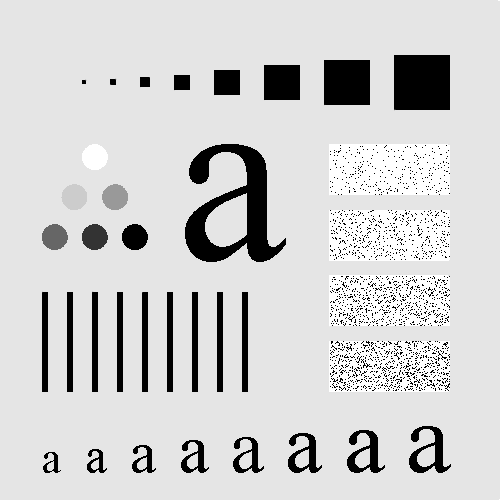
#> input picture img/test-pattern.tif, 500 x 500 px
$ jupyter execute lecture-05.ipynb
#> lines starting #> are read from the running program, lines starting #| are printed output that depends on the picture
# Spatial Filtering
In spatial filtering, the value of a pixel is replaced by a function of the value of the pixel and its neighbours.
Spatial filters can be linear or non-linear.

## Linear Spatial Filtering
Here, we compute the sum-of-product between a kernel $w$ and the image. The kernel size dictates the neighborhood considered. For a kernel of size $m\times n$, both $m$ and $n$ are assumed odd with $m=2a + 1$ and $n=2b+1$. For an $M\times N$ image with an $m\times n$ kernel we obtain the filtered image $g(x,y)$ as

\begin{equation}
g(x,y) = \sum_{s=-a}^a\sum_{t=-b}^b w(s,t)f(x+s,y+t)
\end{equation}

This is also known as spatial correlation

## A. Spatial Correlation and Convolution
In spatial convolution, the correlation kernel is rotated by $180^{\circ}$. This yields

\begin{equation}
g(x,y) = \sum_{s=-a}^a\sum_{t=-b}^b w(s,t)f(x-s,y-t)
\end{equation}

### Zero padding
For a kernel of size $m\times n$, we pad the image with a minumum of $(m-1)/2$ rows of $0's$ at the top and bottom and $(n-1)/2$ columns of $0's$ on the left and right.

### Examples: Figures 3.29 & 3.30 (In the course textbook)
In 1D, the correlation equation becomes
\begin{equation}
g(x) = \sum_{s=-a}^a w(s)f(x+s)
\end{equation}
Correlation with the discrete unit impulse rotates the image by $180^{\circ}$.

Let's look at how to reproduce the examples in figures 3.29 and 3.30 in the Gonzalez & Woods textbook. When `mode` parameter in the `correlate` and `convolve` functions is switched between 'full', and 'same', the output is exactly the same as that described as 'full correlation/convolution result' and 'correlation/convolution result' in figures 3.29 and 3.30 of the textbook.

[cell 1]
# FIGURE 3.29

import numpy as np
from scipy.signal import correlate, convolve

f = np.array([0, 0, 0, 1, 0, 0, 0])
w = np.array([1, 2, 4, 2, 8])

full = correlate(f, w, mode='full')
same = correlate(f, w, mode='same')

print("Correlation")
print(f"Full correlation result: {full}")
print(f"Same correlation result: {same}")

full = convolve(f, w, mode='full')
same = convolve(f, w, mode='same')

print("\nConvolution")
print(f"Full convolution result: {full}")
print(f"Same convolution result: {same}")

[cell 2]
# FIGURE 3.30

import numpy as np
from scipy.signal import correlate, convolve

f = np.zeros((5, 5))
f[2, 2] = 1
w = np.arange(1, 10, 1).reshape(-1, 3)

full = correlate(f, w, mode='full')
same = correlate(f, w, mode='same')

print("Correlation")
print(f"Full correlation result:\n {full}")
print(f"Same correlation result:\n {same}")

full = convolve(f, w, mode='full')
same = convolve(f, w, mode='same')

print("\nConvolution")
print(f"Full convolution result:\n {full}")
print(f"Same convolution result:\n {same}")

## B. Mechanics of Linear Spatial Filtering
Let's implement the following equation in code without using any libraries like OpenCV or Scikit-Image

\begin{equation}
g(x,y) = \sum_{s=-a}^a\sum_{t=-b}^b w(s,t)f(x+s,y+t)
\end{equation}

The goal here is for you to see how filtering functions (like `cv2.filter2D`) are implemented behind the scenes.

[cell 3]
import cv2

m = 3
kernel = np.zeros((m, m))
kernel[1,1] = 1

img = np.ones((10, 10))
filtered = np.zeros_like(img)
h, w = img.shape

padded = np.pad(img, pad_width=1, mode='constant', constant_values=0)

for x in range(h):
    for y in range(w):
        slice = padded[x:x+3, y:y+3]
        filtered[x, y] = np.sum(slice*kernel)

filtered

We can confirm that these two are equal

[cell 4]
lib_filtered = cv2.filter2D(src=img, ddepth=-1, kernel=kernel, borderType=cv2.BORDER_CONSTANT)
(filtered == lib_filtered).all()

## C. Smoothing (lowpass) Filters
These kernels blurr the image and reduce sharp transitions.

### C.1 Box Filters
These kernels have the same value for all elements. For example a $3\times 3$ box kernel is

$
w(s,t) = \begin{bmatrix}
1 & 1 & 1 \\
1 & 1 & 1 \\
1 & 1 & 1 \\
\end{bmatrix}
$

[cell 5]
import cv2
import numpy as np
import matplotlib.pyplot as plt
import matplotlib.image as img

image = img.imread("img/test-pattern.tif")
#> image is the input picture: shape (500, 500); min 0, max 255, mean 207.4
plt.imshow(image, cmap='gray', vmin=0, vmax=255)
plt.show()

[cell 6]
# Apply identity kernel
m = 5
kernel = np.zeros((m, m))
kernel[1,1]  = 2

filtered = cv2.filter2D(src=image, ddepth=-1, kernel=kernel)
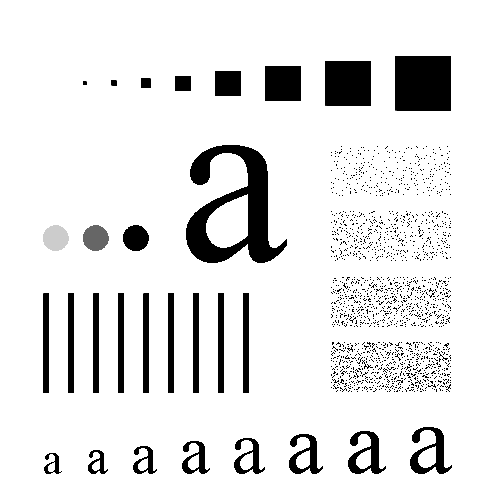
#> filtered: shape (500, 500); min 0, max 255, mean 228.9

plt.imshow(filtered, cmap='gray', vmin=0, vmax=255)
plt.show()

[cell 7]
# Apply box kernel
m = 3
kernel = np.ones((m, m)) / (m * m)

filtered = cv2.filter2D(src=image, ddepth=-1, kernel=kernel)
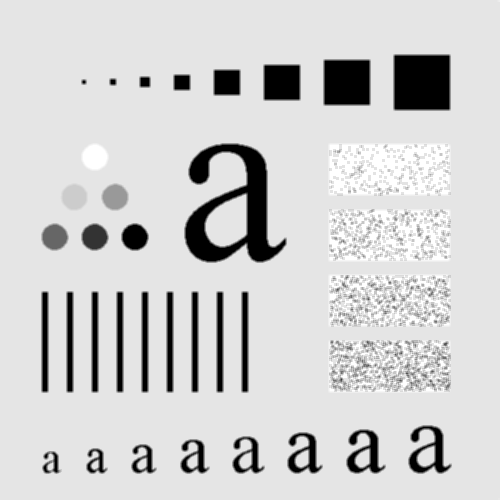
#> filtered: shape (500, 500); min 0, max 255, mean 207.4

plt.imshow(filtered, cmap='gray', vmin=0, vmax=255)
plt.show()

[cell 8]
# Apply box kernel
m = 11
kernel = np.ones((m, m)) / (m * m)

filtered = cv2.filter2D(src=image, ddepth=-1, kernel=kernel)
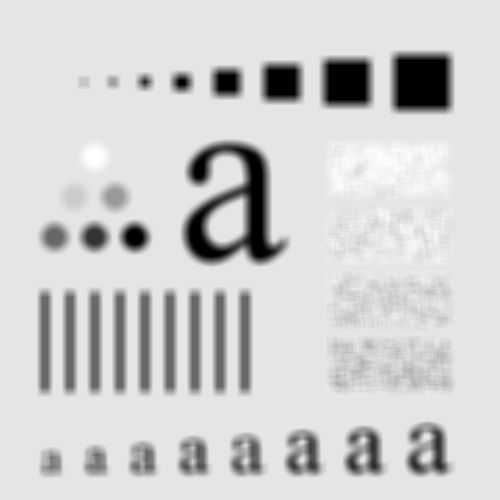
#> filtered: shape (500, 500); min 0, max 255, mean 207.4

plt.imshow(filtered, cmap='gray', vmin=0, vmax=255)
plt.show()

The kernels above are normalised. Failure to normalise would introduce bias in the pixel intensity.

### C.2 Gaussian Kernel
For the Gaussian kernel

$$w(s,t)=Ke^{-\frac{s^2+t^2}{2\sigma^2}}$$

Let $K=\sigma=1$. Then

$$w(s,t)=e^{-\frac{s^2+t^2}{2}}$$

If $m=n=3$ we determine the distance from each pixel to the centre of the kernel.

[cell 9]
m = 3
dist = np.zeros((m, m))
for i in range(m):
    for j in range(m):
        dist[i,j] = np.sqrt((i - m // 2) ** 2 + (j - m // 2) ** 2)

[cell 10]
dist

[cell 11]
# Compute Gaussian kernel
kernel = np.exp(-dist ** 2 / 2)

kernel /= np.sum(kernel)
kernel

[cell 12]
# with opencv
gaussian_kernel = cv2.getGaussianKernel(m, 1)

gaussian_kernel

[cell 13]
gaussian_kernel_2d = np.outer(gaussian_kernel, gaussian_kernel)
gaussian_kernel_2d

[cell 14]
# Apply Gaussian kernel

image = img.imread("img/test-pattern.tif")
filtered = cv2.filter2D(src=image, ddepth=-1, kernel=kernel)

plt.imshow(filtered, cmap='gray', vmin=0, vmax=255)
plt.show()

## D. Highpass (sharpening) filters
These filters magnify transitions and are implemented using derivatives. In discrete sigals, we implement derivatives as finite diferences.

We have

\begin{equation}
\frac{\partial f}{\partial x} = f(x+1) - f(x)
\end{equation}

\begin{equation}
\frac{\partial^2 f}{\partial x^2} = f(x+1) + f(x-1) - 2f(x)
\end{equation}

For a function of several variables, we use the Laplacian operator

\begin{equation}
\nabla^2f=\frac{\partial^2 f}{\partial x^2}+\frac{\partial^2 f}{\partial y^2}
\end{equation}

For the image we get

\begin{equation}
\nabla^2f(x,y)=f(x+1,y) + f(x-1,y) + f(x,y+1) + f(x,y-1) - 4f(x,y)
\end{equation}

### D.1 Using the Laplacian Operator
Let's see an example where we filter an image using the Laplacian

[cell 15]
# example
image = img.imread("img/blurry-moon.tif").astype(np.float32)
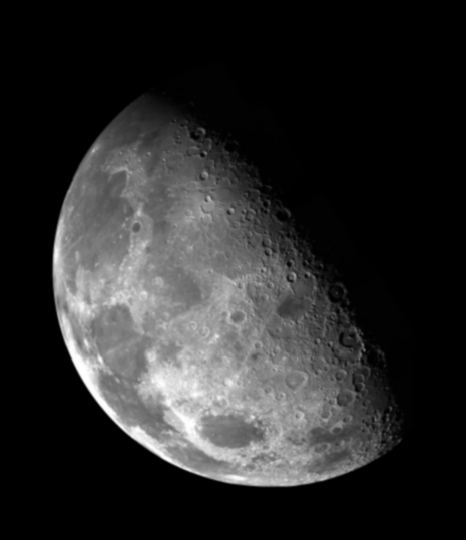
#> input picture img/blurry-moon.tif, 466 x 540 px
#> image: shape (540, 466) float32; min 0, max 254, mean 42.7
plt.imshow(image, cmap='gray', vmin=0, vmax=255)
plt.show()

[cell 16]
# Apply Laplacian kernel
m = 3
kernel = np.zeros((m, m))
kernel[1,1] = -4
kernel[0,1] = 1
kernel[1,0] = 1
kernel[1,2] = 1
kernel[2,1] = 1
print(kernel)

filtered = cv2.filter2D(src=image, ddepth=-1, kernel=kernel)
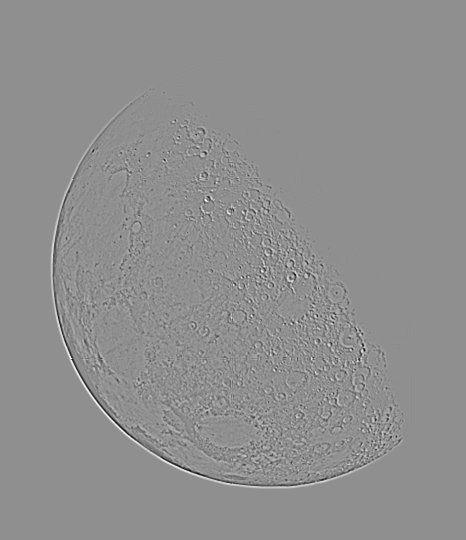
#> filtered: shape (540, 466) float32; min -106, max 83, mean 0; drawn with min black and max white
# the above filtered image has negative values.
# So we scale the values to between 0 and 255 for display
clipped = np.clip(filtered, 0, 255).astype(np.uint8)
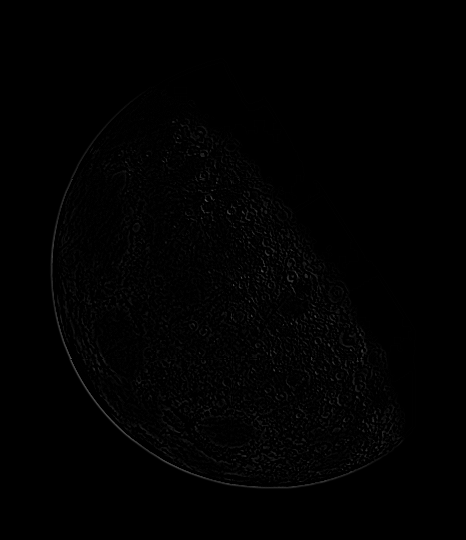
#> clipped: shape (540, 466); min 0, max 83, mean 1.5

plt.figure(figsize=(12, 5))
plt.subplot(121), plt.axis('off'), plt.title('Raw Laplacian'), plt.imshow(filtered, cmap='gray')
plt.subplot(122), plt.axis('off'), plt.title('Laplacian with scaled pixel values'), plt.imshow(clipped, cmap='gray')
plt.show()

We can use the Laplacian to generate a sharpened image

\begin{equation}
    g(x,y) = f(x,y) + c[\nabla^2f(x,y)]
\end{equation}

where $c$ is -1 when the centre coefficient of the kernel is negative.

Clearly, the detail in the resulting image in this image is unmistakably clearer and sharper than
in the original imag.e

[cell 17]
# sharpened image
c = -1
sharpened_image = np.clip(image - clipped, a_min=0, a_max=None)

plt.figure(figsize=(12, 5))
plt.subplot(121), plt.axis('off'), plt.title('Original Image'), plt.imshow(image, cmap='gray')
plt.subplot(122), plt.axis('off'), plt.title('Sharpened Image'), plt.imshow(sharpened_image, cmap='gray')
plt.show()

### D.2 Using Sobel Operators (A First-Order Derivative Operator)

First derivatives in image processing are implement usnig the magnitude of the gradient. The gradient of an image $f$ at coordinates $(x, y)$ is defined as the two-dimensional column vector:

\begin{equation}
    \nabla f = grad(f) = \begin{bmatrix}
            g_x \\ g_y
        \end{bmatrix} = \begin{bmatrix}
            \frac{\partial f}{\partial x} \\
            \frac{\partial f}{\partial y}
        \end{bmatrix}
\end{equation}

The magnitude, $M(x,y)$ or $\| \nabla f\|$, of this vector is calculated as

\begin{equation}
    M(x,y) = \| \nabla f\| = mag(\nabla f) = \sqrt{g_x^2 + g_y^2}
\end{equation}

or

\begin{equation}
    M(x,y) = |g_x| + |g_y|
\end{equation}

The equations for computing $g_x$ and $g_y$ for *Sobel* operators are:

\begin{align}
    g_x &= \frac{\partial f}{\partial x} = (f(x+1,y-1) + 2f(x+1,y) + f(x+1,y+1)) - (f(x-1,y-1) + 2f(x-1,y) + f(x-1,y+1)) \\[10pt]
    g_y &= \frac{\partial f}{\partial y} = (f(x-1,y+1) + 2f(x,y+1) + f(x+1,y+1)) - (f(x-1,y-1) + 2f(x,y-1) + f(x+1,y-1))
\end{align}

Here is how they look like:

\begin{align}
    g_x &=
    \begin{bmatrix}
        -1 & -2 & -1 \\
        0 & 0 & 0 \\
        1 & 2 & 1
    \end{bmatrix} \\[10pt]
    g_y &=
    \begin{bmatrix}
        -1 & 0 & 1 \\
        -2 & 0 & 2 \\
        -1 & 0 & 1
    \end{bmatrix}
\end{align}

Now let's apply the *Sobel* oprator on an image and see the results.

[cell 18]
sobel_gx = np.zeros((m, m))
sobel_gx[0, :] = [-1, -2, -1]
sobel_gx[2, :] = [1, 2, 1]

sobel_gy = np.zeros((m, m))
sobel_gy[:, 0] = [-1, -2, -1]
sobel_gy[:, 2] = [1, 2, 1]

sobel_gx, sobel_gy

[cell 19]
image = img.imread("img/contact_lens_original.tif").astype(np.float32)
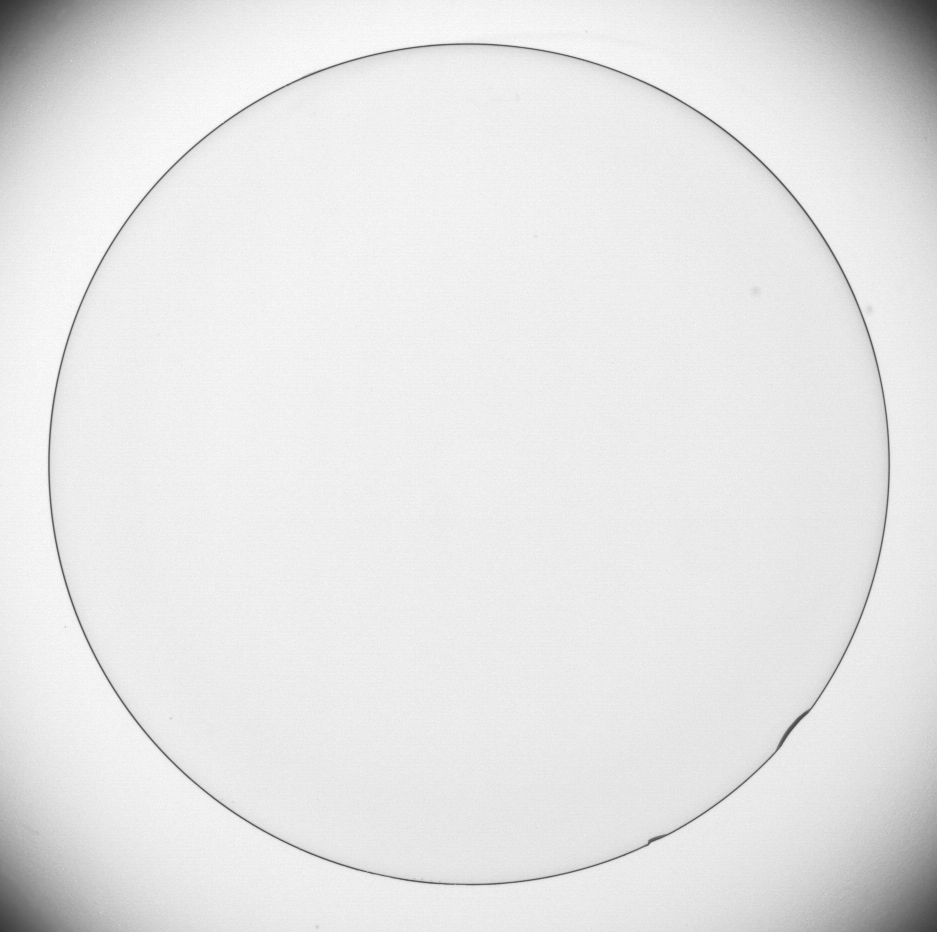
#> input picture img/contact_lens_original.tif, 937 x 932 px
#> image: shape (932, 937) float32; min 50, max 255, mean 229.7
filtered_x = cv2.filter2D(src=image, ddepth=-1, kernel=sobel_gx)
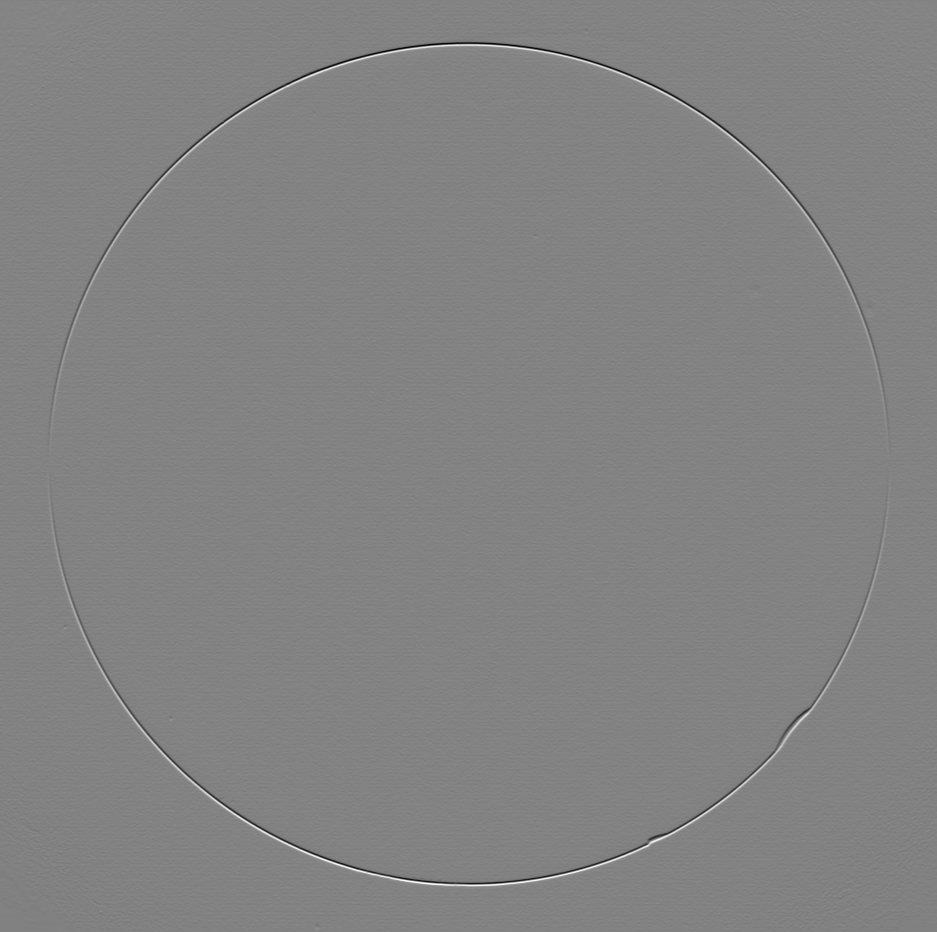
#> filtered_x: shape (932, 937) float32; min -597, max 567, mean 0; drawn with min black and max white
filtered_y = cv2.filter2D(src=image, ddepth=-1, kernel=sobel_gy)
filtered = np.sqrt(filtered_x ** 2 + filtered_y ** 2)
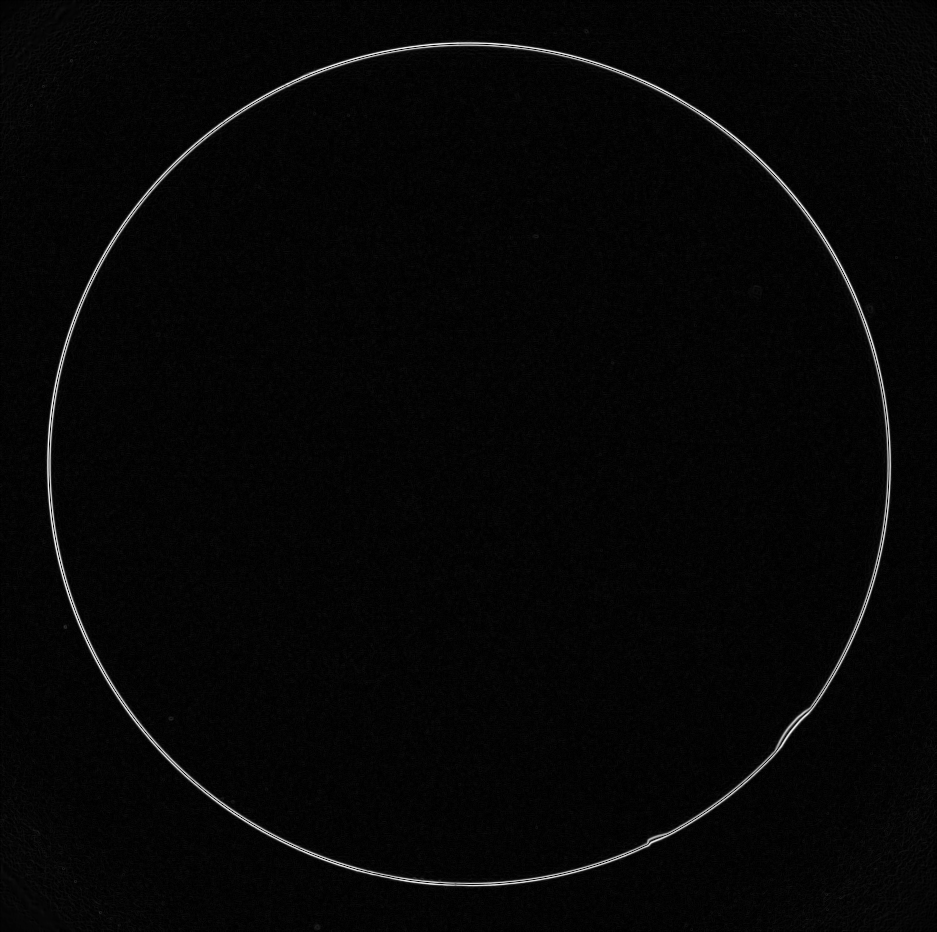
#> filtered: shape (932, 937) float32; min 0, max 597.5, mean 15.1; drawn with min black and max white

plt.figure(figsize=(12, 5))
plt.subplot(121), plt.axis('off'), plt.title('Original Image'), plt.imshow(image, cmap='gray', vmin=0, vmax=255)
plt.subplot(122), plt.axis('off'), plt.title('Gradient Image'), plt.imshow(filtered, cmap='gray', vmin=0, vmax=255)
plt.show()
